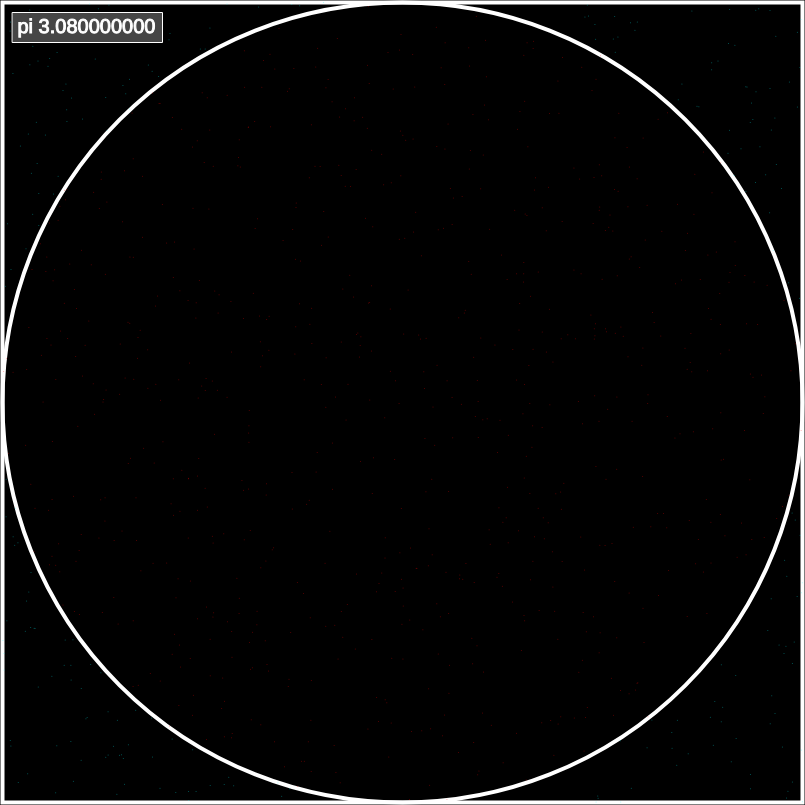
Frame 1 (no input)
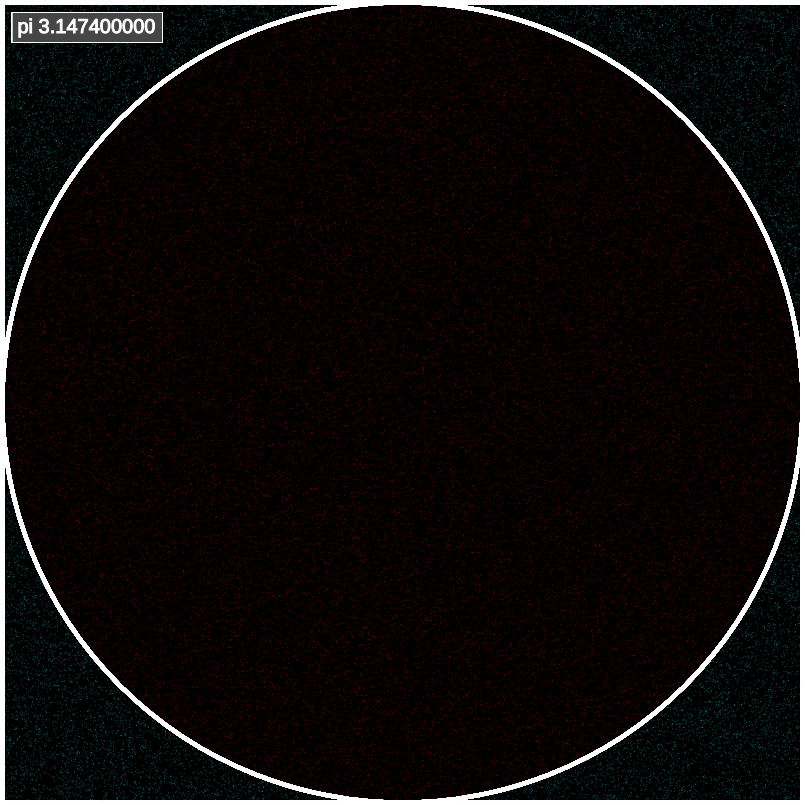
Frame 60 (no input)
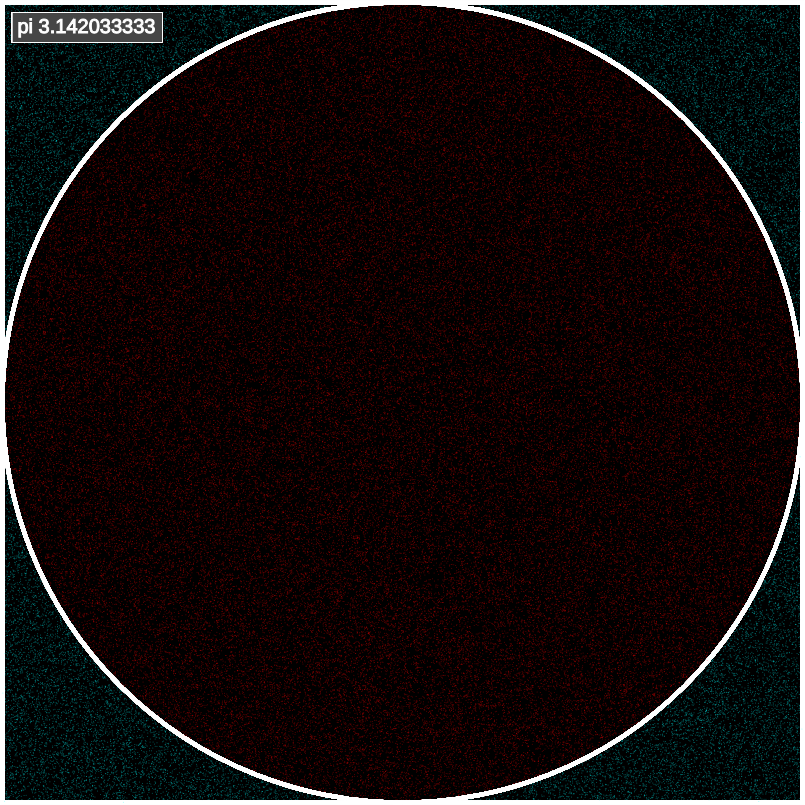
Frame 120 (the mouse pressed at the canvas centre since frame 60)

The p5.js sketch that drew these frames (run headless with seeded random() and noise() and a simulated clock; from frame 60 on, the mouse is pressed at the canvas centre):

// p5.js sketch
// ── sketch.js
// Approximates Pi using random points drawn onto area

var r = 400
var c = 2*r
var crcl = 0
var total = 0
var pi = 0
var dotsPerFrame = 1000

function setup() {
  createCanvas(c + 5, c + 5);
  background(0)
}


function draw() {
  // put (0,0) at center
  translate(width/2, height/2);
  
  stroke(255);
  noFill()
  strokeWeight(4)
  
  ellipse(0,0,c,c)
  rectMode(CENTER)
  rect(0,0, c, c)
  
  for (var i=0; i<dotsPerFrame; i++) {
    fireRandomly()
  }

  // circle area -> pi*r^2 
  // square area -> (2r)^2 == 4r^2
  // circle / square = pi/4
  // pi ~=~ 4* (inside/outside)
  
  var ratio = (crcl / total)
  pi = (4*ratio).toFixed(9)
  
  strokeWeight(1)
  fill(70)
  stroke(255)
  rect((-r) + 85, (-r) + 25, 150, 30)
  fill(255)
  textSize(20)
  text('pi ' + pi, (-r) + 15, (-r) + 30);
  // text('circle ' + crcl, (-r) + 15, (-r) + 55)
  // text('total ' + total, (-r) + 15, (-r) + 80)
  
}

function fireRandomly(){
  var x;
  var y;
  var distanceFromCenter;
  
  x = random(-r,r)
  y = random(-r,r)

  // sqrt is an expensive calculation
  // can leave distance as (x*x + y*y) instead of sqrt(x*x + y*y)
  // and use if (distanceFromCenter < r*r)
  
  distanceFromCenter = (x*x + y*y)

  total ++;
  
  if (distanceFromCenter < r*r){
    crcl ++;
      stroke(255, 0, 0, 100)
  } else {
      stroke(0, 255, 255, 100)
  }
  strokeWeight(1)
  point(x,y)
  
}
